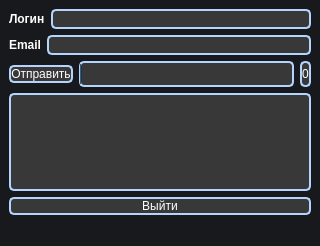
<?xml version="1.0" encoding="UTF-8"?>
<ui version="4.0">
 <class>lostpassword</class>
 <widget class="QMainWindow" name="lostpassword">
  <property name="geometry">
   <rect>
    <x>0</x>
    <y>0</y>
    <width>320</width>
    <height>246</height>
   </rect>
  </property>
  <property name="minimumSize">
   <size>
    <width>320</width>
    <height>210</height>
   </size>
  </property>
  <property name="windowTitle">
   <string>MainWindow</string>
  </property>
  <property name="styleSheet">
   <string notr="true">background-color: #18191c;
font: 600 12pt &quot;Segoe UI&quot;;
color: #fff;</string>
  </property>
  <widget class="QWidget" name="centralwidget">
   <layout class="QVBoxLayout" name="verticalLayout_2">
    <item>
     <layout class="QHBoxLayout" name="horizontalLayout">
      <item>
       <widget class="QLabel" name="label">
        <property name="styleSheet">
         <string notr="true">font-weight: 700;
border: none;</string>
        </property>
        <property name="text">
         <string>Логин</string>
        </property>
       </widget>
      </item>
      <item>
       <widget class="QLineEdit" name="login_user">
        <property name="styleSheet">
         <string notr="true">background-color:  #383838;
border: 2px solid #b3d4fc;
border-radius: 5px;</string>
        </property>
       </widget>
      </item>
     </layout>
    </item>
    <item>
     <layout class="QHBoxLayout" name="horizontalLayout_2">
      <item>
       <widget class="QLabel" name="label_2">
        <property name="styleSheet">
         <string notr="true">font-weight: 700;
border: none;</string>
        </property>
        <property name="text">
         <string>Email</string>
        </property>
       </widget>
      </item>
      <item>
       <widget class="QLineEdit" name="email_user">
        <property name="styleSheet">
         <string notr="true">background-color:  #383838;
border: 2px solid #b3d4fc;
border-radius: 5px;</string>
        </property>
       </widget>
      </item>
     </layout>
    </item>
    <item>
     <layout class="QGridLayout" name="gridLayout">
      <item row="0" column="0">
       <widget class="QPushButton" name="Start_Button">
        <property name="styleSheet">
         <string notr="true">background-color:  #383838;
border: 2px solid #b3d4fc;
border-radius: 5px;
color: #fff;</string>
        </property>
        <property name="text">
         <string>Отправить</string>
        </property>
       </widget>
      </item>
      <item row="0" column="1">
       <widget class="QProgressBar" name="progressBar">
        <property name="styleSheet">
         <string notr="true">background-color:  #383838;
border: 2px solid #b3d4fc;
border-radius: 5px;</string>
        </property>
        <property name="value">
         <number>0</number>
        </property>
        <property name="textVisible">
         <bool>false</bool>
        </property>
       </widget>
      </item>
      <item row="0" column="2">
       <widget class="QLabel" name="labe_prog_value">
        <property name="styleSheet">
         <string notr="true">background-color:  #383838;
border: 2px solid #b3d4fc;
border-radius: 5px;
width: 10px;</string>
        </property>
        <property name="text">
         <string>0</string>
        </property>
        <property name="alignment">
         <set>Qt::AlignmentFlag::AlignCenter</set>
        </property>
       </widget>
      </item>
     </layout>
    </item>
    <item>
     <widget class="QTextEdit" name="info_pass">
      <property name="styleSheet">
       <string notr="true">background-color:  #383838;
border: 2px solid #b3d4fc;
border-radius: 5px;
color: rgb(255, 0, 0);
font: 600 12pt &quot;Segoe UI&quot;;</string>
      </property>
      <property name="readOnly">
       <bool>true</bool>
      </property>
     </widget>
    </item>
    <item>
     <widget class="QPushButton" name="lostpass_exit">
      <property name="styleSheet">
       <string notr="true">background-color:  #383838;
border: 2px solid #b3d4fc;
border-radius: 5px;
color: #fff;</string>
      </property>
      <property name="text">
       <string>Выйти</string>
      </property>
      <property name="checkable">
       <bool>true</bool>
      </property>
      <property name="checked">
       <bool>true</bool>
      </property>
     </widget>
    </item>
   </layout>
   <zorder>Start_Button</zorder>
   <zorder>lostpass_exit</zorder>
   <zorder>progressBar</zorder>
   <zorder>verticalLayoutWidget</zorder>
   <zorder>labe_prog_value</zorder>
   <zorder></zorder>
   <zorder></zorder>
   <zorder>info_pass</zorder>
  </widget>
  <widget class="QStatusBar" name="statusbar">
   <property name="enabled">
    <bool>false</bool>
   </property>
   <property name="styleSheet">
    <string notr="true">color: rgb(255, 0, 0);
font: 600 12pt &quot;Segoe UI&quot;;</string>
   </property>
  </widget>
 </widget>
 <resources/>
 <connections/>
</ui>
